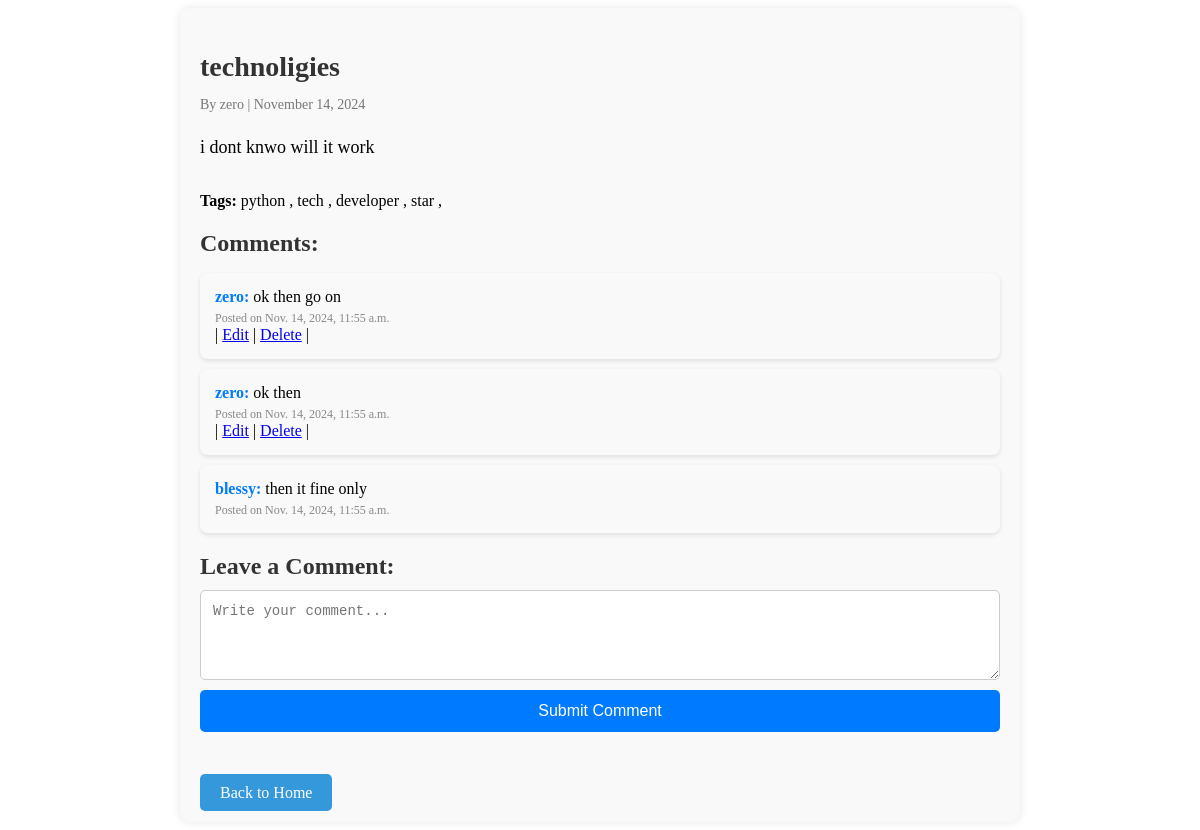
The page /blog_details/36/ (signed in) on the database its author committed.
### Blog/models.py (models this page shows, shortened)
class Blog_Post(models.Model):
    title=models.CharField(max_length=100)
    content=models.TextField()
    author=models.ForeignKey(User, on_delete=models.CASCADE)
    created_at = models.DateTimeField(auto_now_add=True)
    updated_at = models.DateTimeField(auto_now=True)
    tags=models.ManyToManyField(Tag, related_name='blogs', blank=True)
    is_approved = models.BooleanField(default=False)

class Tag(models.Model):
    name = models.CharField(max_length=50, unique=True)

class Comments(models.Model):
    blog=models.ForeignKey(Blog_Post,related_name='comments',on_delete=models.CASCADE)
    author=models.ForeignKey(User, on_delete=models.CASCADE)
    content=models.TextField()
    created_at=models.DateTimeField(auto_now_add=True)
    class Meta:
        ordering = ['created_at']

### Blog/views.py (the view)
# urls.py: path('blog_details/<int:id>/',views.blog_details,name='blog_details' ),
@login_required(login_url='login')
def blog_details(request,id):
    blog=get_object_or_404(Blog_Post,id=id)
    comments = Comments.objects.filter(blog=blog)
    if request.method=='POST':
        content = request.POST.get('content')
        if content:
            comment = Comments(blog=blog, author=request.user, content=content)
            comment.save()
            return redirect('blog_details', id=blog.id)
    context = {'blogs': blog,'comments': comments}
    return render(request, 'blog/blog_details.html', context)

### Blog/templates/blog/blog_details.html (shortened to what this page needs)
{%block content%}
<div class="blog-details">
    <h2>{{ blogs.title }}</h2>
    <p class="author">By {{ blogs.author }} | {{ blogs.created_at|date:"F d, Y" }}</p>
    <div class="content">
        <p>{{ blogs.content }}</p>
    </div>
    <div class="tags">
        <strong>Tags:</strong>
        {% if blogs.tags.all %}
            {% for tag in blogs.tags.all %}
                <span class="tag">{{ tag.name }} ,</span>
            {% endfor %}
        {% else %}
            <span class="no-tags">No tags available</span>
        {% endif %}
    </div>
    <h3>Comments:</h3>
    <ul>
        {% for comment in blogs.comments.all %}
            <li>
                <strong>{{ comment.author.username }}:</strong> {{ comment.content }} <br>
                <small>Posted on {{ comment.created_at }}</small>
                {% if comment.author == user %}
                | <a href="{% url 'edit_comment' comment.id %}">Edit</a>
                | <a href="{% url 'delete_comment' comment.id %}" onclick="return confirm('Are you sure you want to delete this comment?');">Delete</a> |
            {% endif %}
            </li>
        {% endfor %}
    </ul>
    <h3>Leave a Comment:</h3>
    <form method="post">
        <textarea name="content" rows="4" placeholder="Write your comment..."></textarea><br>
        <button type="submit">Submit Comment</button>
    </form>
    <br><br>
    <div class="back-button">
        <a href="{% url 'home' %}">Back to Home</a>
    </div>
</div>
{%endblock%}

### Blog/templates/blog/blog_details.html (style rules this page uses)
.blog-details { max-width: 800px; margin: 0 auto; padding: 20px; background-color: #f9f9f9; border-radius: 10px; box-shadow: 0 0 10px rgba(0, 0, 0, 0.1); }
.blog-details h2 { color: #333; font-size: 28px; margin-bottom: 10px; }
.author { color: #777; font-size: 14px; margin-bottom: 20px; }
.content { font-size: 18px; line-height: 1.6; margin-bottom: 30px; }
.back-button a { text-decoration: none; color: white; background-color: #3498db; padding: 10px 20px; border-radius: 5px; }
h3 { font-size: 24px; color: #333; margin-top: 20px; margin-bottom: 10px; }
ul { list-style: none; padding: 0; }
ul li { background-color: #f9f9f9; padding: 15px; margin-bottom: 10px; border-radius: 8px; box-shadow: 0 2px 5px rgba(0, 0, 0, 0.1); }
ul li strong { font-size: 16px; color: #007bff; }
ul li small { display: block; font-size: 12px; color: #888; margin-top: 5px; }
textarea { width: 100%; padding: 12px; border: 1px solid #ccc; border-radius: 5px; font-size: 14px; color: #333; resize: vertical; }
button { width: 100%; padding: 12px; background-color: #007bff; color: white; border: none; border-radius: 5px; font-size: 16px; cursor: pointer; margin-top: 10px; transition: background-color 0.3s; }
li { margin-bottom: 20px; }

### rows shown on the page
Blog_Post: title "technoligies", author "zero", created_at "November 14, 2024", content "i dont knwo will it work"
Tag: name "python"
Tag: name "tech"
Tag: name "developer"
Tag: name "star"
Comments: author.username "zero", content "ok then go on", created_at "Nov. 14, 2024, 11:55 a.m.", shows "Edit"
Comments: author.username "zero", content "ok then", created_at "Nov. 14, 2024, 11:55 a.m.", shows "Edit"
Comments: author.username "blessy", content "then it fine only", created_at "Nov. 14, 2024, 11:55 a.m."
